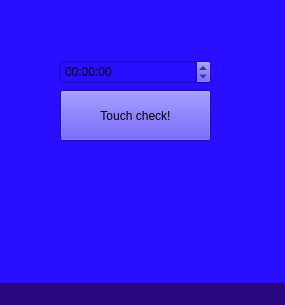
<?xml version="1.0" encoding="UTF-8"?>
<ui version="4.0">
 <class>Window</class>
 <widget class="QMainWindow" name="Window">
  <property name="geometry">
   <rect>
    <x>0</x>
    <y>0</y>
    <width>285</width>
    <height>305</height>
   </rect>
  </property>
  <property name="windowTitle">
   <string>MainWindow</string>
  </property>
  <property name="styleSheet">
   <string notr="true">background-color: rgb(41, 7, 127);</string>
  </property>
  <widget class="QWidget" name="centralwidget">
   <property name="styleSheet">
    <string notr="true">background-color: rgb(42, 14, 255)</string>
   </property>
   <widget class="QPushButton" name="touchPushed">
    <property name="geometry">
     <rect>
      <x>60</x>
      <y>90</y>
      <width>151</width>
      <height>51</height>
     </rect>
    </property>
    <property name="text">
     <string>Touch check!</string>
    </property>
   </widget>
   <widget class="QTimeEdit" name="timeEdit">
    <property name="enabled">
     <bool>true</bool>
    </property>
    <property name="geometry">
     <rect>
      <x>60</x>
      <y>60</y>
      <width>151</width>
      <height>24</height>
     </rect>
    </property>
   </widget>
   <widget class="QLabel" name="counter">
    <property name="enabled">
     <bool>false</bool>
    </property>
    <property name="geometry">
     <rect>
      <x>60</x>
      <y>150</y>
      <width>151</width>
      <height>21</height>
     </rect>
    </property>
    <property name="text">
     <string/>
    </property>
   </widget>
  </widget>
  <widget class="QMenuBar" name="menubar">
   <property name="geometry">
    <rect>
     <x>0</x>
     <y>0</y>
     <width>285</width>
     <height>20</height>
    </rect>
   </property>
  </widget>
  <widget class="QStatusBar" name="statusbar"/>
 </widget>
 <resources/>
 <connections/>
</ui>
